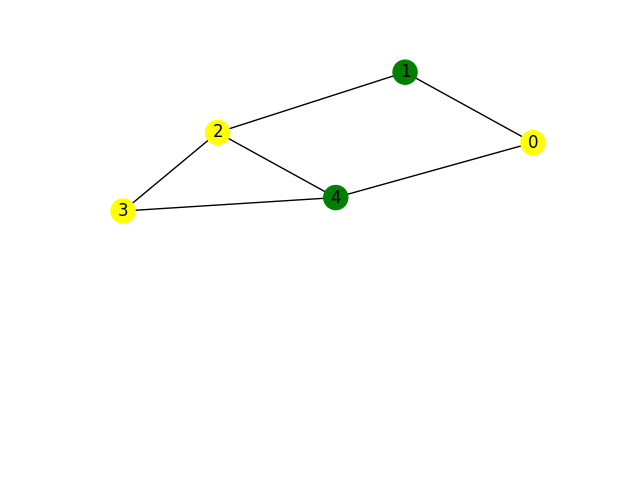

This figure's Python source:
import networkx as nx
import matplotlib.pyplot as plt
G = nx.Graph() 
plt.subplot(211)
G.add_edges_from([(0, 1), (0, 4), (1, 0), (1, 2), (2, 1), (2, 3), (2, 4), (3, 2), (3, 4), (4, 0), (4, 2), (4, 3)])
nx.set_node_attributes(G, {0: 'yellow', 1: 'green', 2: 'yellow', 3: 'yellow', 4: 'green'}, name='color')
nx.draw(G, with_labels=True, node_color=list(nx.get_node_attributes(G, 'color').values()))
plt.savefig('graph06-010103.png')
